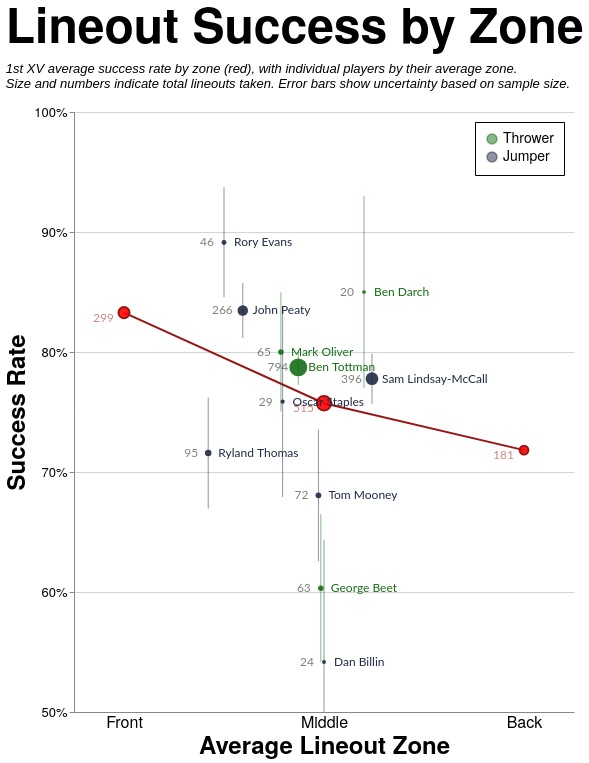

Write the Vega-Lite specification saved for this chart.
### Vega-Lite specification from a JSON file in a GitHub repository (floating-point values rounded to 4 significant figures)
{"config": {"axis": {"labelFont": "PT Sans Narrow, Helvetica Neue, Helvetica, Arial, sans-serif", "titleFont": "PT Sans Narrow, Helvetica Neue, Helvetica, Arial, sans-serif", "labelFontSize": 13, "titleFontSize": 24, "gridColor": "#202947", "gridOpacity": 0.2, "zindex": 1}, "text": {"font": "Lato, sans-serif"}, "bar": {"cornerRadiusEnd": 5}, "header": {"labelFont": "PT Sans Narrow, Helvetica Neue, Helvetica, Arial, sans-serif", "titleFont": "PT Sans Narrow, Helvetica Neue, Helvetica, Arial, sans-serif", "labelFontSize": 24, "titleFontSize": 28, "labelFontWeight": "bold", "orient": "left"}, "legend": {"labelFont": "PT Sans Narrow, Helvetica Neue, Helvetica, Arial, sans-serif", "titleFont": "PT Sans Narrow, Helvetica Neue, Helvetica, Arial, sans-serif", "labelFontSize": 14, "titleFontSize": 16, "titlePadding": 5, "fillColor": "white", "strokeColor": "black", "padding": 10, "titleFontWeight": "lighter", "titleFontStyle": "italic", "titleColor": "gray", "offset": 10}, "title": {"font": "PT Sans Narrow, Helvetica Neue, Helvetica, Arial, sans-serif", "fontSize": 48, "fontWeight": "bold", "anchor": "start", "align": "center", "titlePadding": 20, "subtitlePadding": 10, "subtitleFontSize": 13, "subtitleColor": "", "subtitleFontStyle": "italic", "offset": 15, "color": "black"}, "axisX": {"labelAngle": 0}, "facet": {"title": null, "header": null, "align": {"row": "each", "column": "each"}, "spacing": 10}, "resolve": {"scale": {"y": "independent", "facet": "independent"}}, "background": "transparent", "scale": {"offsetBandPaddingOuter": 0.2, "offsetBandPaddingInner": 0.1}, "view": {"stroke": null, "background": "transparent"}}, "layer": [{"mark": {"type": "line", "color": "#991515"}, "encoding": {"x": {"axis": {"grid": false, "labelExpr": "datum.value == 1 ? 'Front' : datum.value == 2 ? 'Middle' : 'Back'", "labelFontSize": 16, "tickCount": 3, "ticks": false, "values": [1, 2, 3]}, "field": "zone", "scale": {"domain": [0.75, 3.25], "nice": false}, "title": "Average Lineout Zone", "type": "quantitative"}, "y": {"axis": {"format": "%", "tickCount": 5}, "field": "pct_won", "scale": {"domain": [0.5, 1.0]}, "title": "Success Rate", "type": "quantitative"}}}, {"mark": {"type": "point", "color": "#991515", "fill": "red", "fillOpacity": 0.9}, "encoding": {"size": {"field": "total", "legend": null, "scale": {"domain": [10, 1000], "range": [10, 400]}, "type": "quantitative"}, "x": {"axis": {"grid": false, "labelExpr": "datum.value == 1 ? 'Front' : datum.value == 2 ? 'Middle' : 'Back'", "labelFontSize": 16, "tickCount": 3, "ticks": false, "values": [1, 2, 3]}, "field": "zone", "scale": {"domain": [0.75, 3.25], "nice": false}, "title": "Average Lineout Zone", "type": "quantitative"}, "y": {"axis": {"format": "%", "tickCount": 5}, "field": "pct_won", "scale": {"domain": [0.5, 1.0]}, "title": "Success Rate", "type": "quantitative"}}}, {"mark": {"type": "text", "align": "right", "color": "#991515", "dx": -10, "dy": 5, "opacity": 0.5}, "encoding": {"size": {"value": 12}, "text": {"field": "total", "type": "quantitative"}, "x": {"axis": {"grid": false, "labelExpr": "datum.value == 1 ? 'Front' : datum.value == 2 ? 'Middle' : 'Back'", "labelFontSize": 16, "tickCount": 3, "ticks": false, "values": [1, 2, 3]}, "field": "zone", "scale": {"domain": [0.75, 3.25], "nice": false}, "title": "Average Lineout Zone", "type": "quantitative"}, "y": {"axis": {"format": "%", "tickCount": 5}, "field": "pct_won", "scale": {"domain": [0.5, 1.0]}, "title": "Success Rate", "type": "quantitative"}}}, {"data": {"name": "data-dc1f376448deab468560908c55ae70fa"}, "mark": {"type": "errorbar", "opacity": 0.5}, "encoding": {"color": {"field": "player_type", "legend": {"orient": "top-right"}, "scale": {"domain": ["Thrower", "Jumper"], "range": ["#146f14", "#202946"]}, "title": null, "type": "nominal"}, "size": {"field": "total", "legend": null, "scale": {"domain": [10, 1000], "range": [10, 400]}, "type": "quantitative"}, "tooltip": [{"field": "player_type", "type": "nominal"}, {"field": "player", "type": "nominal"}, {"field": "total", "type": "quantitative"}, {"field": "won", "type": "quantitative"}, {"field": "pct_won", "format": ".1%", "type": "quantitative"}, {"field": "avg_zone", "type": "quantitative"}], "x": {"field": "avg_zone", "type": "quantitative"}, "y": {"field": "ymin", "scale": {"clamp": true}, "title": "Success Rate", "type": "quantitative"}, "y2": {"field": "ymax", "title": null}}, "transform": [{"calculate": "datum.pct_won - datum.error_margin", "as": "ymin"}, {"calculate": "datum.pct_won + datum.error_margin", "as": "ymax"}]}, {"data": {"name": "data-dc1f376448deab468560908c55ae70fa"}, "mark": {"type": "circle", "fillOpacity": 0.9, "opacity": 1.0, "size": 100}, "encoding": {"color": {"field": "player_type", "legend": {"orient": "top-right"}, "scale": {"domain": ["Thrower", "Jumper"], "range": ["#146f14", "#202946"]}, "title": null, "type": "nominal"}, "size": {"field": "total", "legend": null, "scale": {"domain": [10, 1000], "range": [10, 400]}, "type": "quantitative"}, "tooltip": [{"field": "player_type", "type": "nominal"}, {"field": "player", "type": "nominal"}, {"field": "total", "type": "quantitative"}, {"field": "won", "type": "quantitative"}, {"field": "pct_won", "format": ".1%", "type": "quantitative"}, {"field": "avg_zone", "type": "quantitative"}], "x": {"field": "avg_zone", "title": "Average Lineout Zone", "type": "quantitative"}, "y": {"field": "pct_won", "title": "Success Rate", "type": "quantitative"}}}, {"data": {"name": "data-dc1f376448deab468560908c55ae70fa"}, "mark": {"type": "text", "align": "left", "dx": 10}, "encoding": {"color": {"field": "player_type", "legend": {"orient": "top-right"}, "scale": {"domain": ["Thrower", "Jumper"], "range": ["#146f14", "#202946"]}, "title": null, "type": "nominal"}, "size": {"value": 12}, "text": {"field": "player", "type": "nominal"}, "tooltip": [{"field": "player_type", "type": "nominal"}, {"field": "player", "type": "nominal"}, {"field": "total", "type": "quantitative"}, {"field": "won", "type": "quantitative"}, {"field": "pct_won", "format": ".1%", "type": "quantitative"}, {"field": "avg_zone", "type": "quantitative"}], "x": {"field": "avg_zone", "title": "Average Lineout Zone", "type": "quantitative"}, "y": {"field": "pct_won", "title": "Success Rate", "type": "quantitative"}}}, {"data": {"name": "data-dc1f376448deab468560908c55ae70fa"}, "mark": {"type": "text", "align": "right", "dx": -10, "opacity": 0.5}, "encoding": {"color": {"value": "black"}, "size": {"value": 12}, "text": {"field": "total", "type": "quantitative"}, "tooltip": [{"field": "player_type", "type": "nominal"}, {"field": "player", "type": "nominal"}, {"field": "total", "type": "quantitative"}, {"field": "won", "type": "quantitative"}, {"field": "pct_won", "format": ".1%", "type": "quantitative"}, {"field": "avg_zone", "type": "quantitative"}], "x": {"field": "avg_zone", "title": "Average Lineout Zone", "type": "quantitative"}, "y": {"field": "pct_won", "title": "Success Rate", "type": "quantitative"}}}], "data": {"name": "data-8d53320aeb0caed818ea1e9caf8accd0"}, "height": 600, "resolve": {"scale": {"x": "shared", "y": "shared"}}, "title": {"text": "Lineout Success by Zone", "subtitle": ["1st XV average success rate by zone (red), with individual players by their average zone.", "Size and numbers indicate total lineouts taken. Error bars show uncertainty based on sample size."]}, "width": 500, "$schema": "https://vega.github.io/schema/vega-lite/v5.20.1.json", "datasets": {"data-8d53320aeb0caed818ea1e9caf8accd0": [{"zone": 1, "total": 299, "won": 249, "pct_won": 0.8328}, {"zone": 2, "total": 515, "won": 390, "pct_won": 0.7573}, {"zone": 3, "total": 181, "won": 130, "pct_won": 0.7182}], "data-dc1f376448deab468560908c55ae70fa": [{"player_type": "Jumper", "player": "Dan Billin", "total": 24, "won": 13, "pct_won": 0.5417, "error_margin": 0.1017, "avg_zone": 2.0}, {"player_type": "Jumper", "player": "John Peaty", "total": 266, "won": 222, "pct_won": 0.8346, "error_margin": 0.02278, "avg_zone": 1.594}, {"player_type": "Jumper", "player": "Oscar Staples", "total": 29, "won": 22, "pct_won": 0.7586, "error_margin": 0.07946, "avg_zone": 1.793}, {"player_type": "Jumper", "player": "Rory Evans", "total": 46, "won": 41, "pct_won": 0.8913, "error_margin": 0.04589, "avg_zone": 1.5}, {"player_type": "Jumper", "player": "Ryland Thomas", "total": 95, "won": 68, "pct_won": 0.7158, "error_margin": 0.04628, "avg_zone": 1.421}, {"player_type": "Jumper", "player": "Sam Lindsay-McCall", "total": 396, "won": 308, "pct_won": 0.7778, "error_margin": 0.02089, "avg_zone": 2.24}, {"player_type": "Jumper", "player": "Tom Mooney", "total": 72, "won": 49, "pct_won": 0.6806, "error_margin": 0.05495, "avg_zone": 1.972}, {"player_type": "Thrower", "player": "Ben Darch", "total": 20, "won": 17, "pct_won": 0.85, "error_margin": 0.07984, "avg_zone": 2.2}, {"player_type": "Thrower", "player": "Ben Tottman", "total": 794, "won": 625, "pct_won": 0.7872, "error_margin": 0.01453, "avg_zone": 1.872}, {"player_type": "Thrower", "player": "George Beet", "total": 63, "won": 38, "pct_won": 0.6032, "error_margin": 0.06164, "avg_zone": 1.984}, {"player_type": "Thrower", "player": "Mark Oliver", "total": 65, "won": 52, "pct_won": 0.8, "error_margin": 0.04961, "avg_zone": 1.785}]}}
